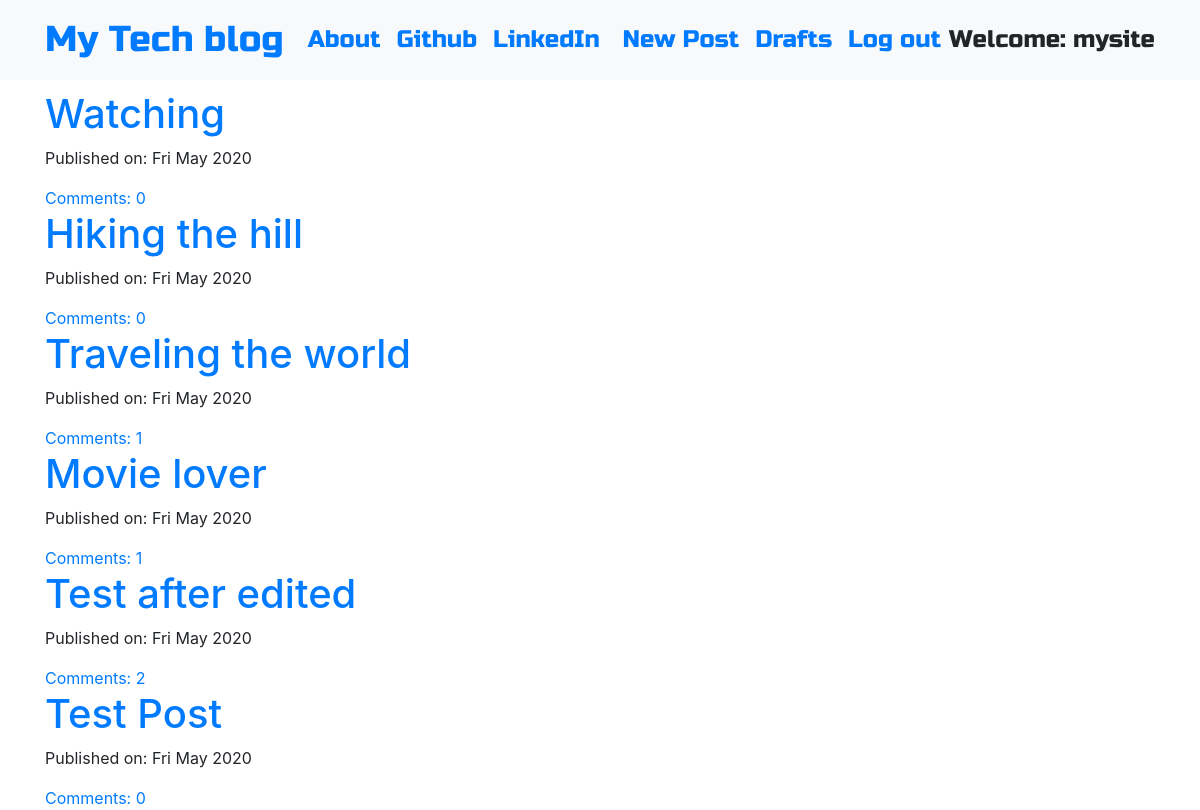
The app's page / (signed in) with its own data.
### blog/models.py (models this page shows, shortened)
class Post(models.Model):
    author = models.ForeignKey('auth.User',on_delete=models.CASCADE)
    title = models.CharField(max_length=200)
    text = models.TextField()
    created_date = models.DateTimeField(default=timezone.now)
    published_date = models.DateTimeField(blank=True, null=True)
    def approve_comments(self):
        return self.comments.filter(approved_comment=True)

### blog/views.py (the view)
# urls.py: path('',views.PostListView.as_view(),name='post_list'),
class PostListView(ListView):
    model = Post
    def get_queryset(self):
        return Post.objects.filter(published_date__lte=timezone.now()).order_by('-published_date')

### blog/templates/blog/post_list.html
{% extends 'blog/base.html' %}
{% block content %}
<div class="centerstage">
    {% for post in post_list %}
        <div class="post">
            <h1><a href="{% url 'post_detail' pk=post.pk %}">{{ post.title }}</a></h1>
            <div class="date">
                <p>Published on: {{ post.published_date|date:"D M Y"}}</p>
            </div>
            <a href="{% url 'post_detail' pk=post.pk %}">Comments: {{ post.approve_comments.count }}</a>
        </div>
    {% endfor %}
</div>
{% endblock %}

### blog/templates/blog/base.html (shortened to what this page needs)
<!DOCTYPE html>
{% load static %}
<html>
  <head>
    <link rel="stylesheet" href="https://stackpath.bootstrapcdn.com/bootstrap/4.1.3/css/bootstrap.min.css"
>
    <link href="https://maxcdn.bootstrapcdn.com/font-awesome/4.7.0/css/font-awesome.min.css" rel="stylesheet">
    <link rel="stylesheet" href="//cdn.jsdelivr.net/medium-editor/latest/css/medium-editor.min.css" type="text/css" media="screen" charset="utf-8">
    <link rel="stylesheet" href="{% static 'css/blog.css' %}">
  </head>
  <body class='loader'>
    <nav class="navbar navbar-expand-lg bg-light techfont">
      <div class="container">
        <div class="navbar-nav align-items-center">
          <a class="navbar-brand bigbrand" href="{% url 'post_list' %}">My Tech blog</a>
          <a class="nav-item nav-link" href="{% url 'about' %}">About</a>
          <a class="nav-item nav-link" href="https://www.github.com">Github</a>
          <a class="nav-item nav-link" href="https://www.linkedin.com">LinkedIn</a>
        </div>
        <div class="navbar-nav align-items-center ml-auto">
          {% if user.is_authenticated %}
            <a class="nav-item nav-link" href="{% url 'post_new' %}">New Post</a>
            <a class="nav-item nav-link" href="{% url 'post_draft_list' %}">Drafts</a>
            <a class="nav-item nav-link" href="{% url 'logout' %}">Log out</a>
            <a >Welcome: {{ user.username }}</a>
          {% else %}
            <a class="nav-item nav-link" href="{% url 'login' %}" aria-label="Login">
              <span class="fa fa-user" aria-hidden="true"></span></a>
          {% endif %}
        </div>
      </div>
    </nav>
          <div class="content container">
              <div class="row">
                  <div class="col-md-8">
                    <div class="blog_posts">
                      {% block content %}
                      {% endblock %}
                    </div>
                  </div>
              </div>
          </div>
  </body>
</html>

### blog/static/css/blog.css (style rules this page uses)
.techfont { font-family: 'Russo One', sans-serif; font-size: 1.5em; margin-bottom: 10px; }
.centerstage { margin-left: auto; margin-right: auto; }
.bigbrand { font-size: 1.5em; }
.loader { filter:hue-rotate(0deg); color: linear-gradient(45deg,#0f8,#08f); animation:hue 5000ms infinite linear; }

### records on screen
Post: title "Watching", published_date "Fri May 2020", approve_comments.count "0"
Post: title "Hiking the hill", published_date "Fri May 2020", approve_comments.count "0"
Post: title "Traveling the world", published_date "Fri May 2020", approve_comments.count "1"
Post: title "Movie lover", published_date "Fri May 2020", approve_comments.count "1"
Post: title "Test after edited", published_date "Fri May 2020", approve_comments.count "2"
Post: title "Test Post", published_date "Fri May 2020", approve_comments.count "0"

### other values on screen
{{ user.username }} "mysite"
